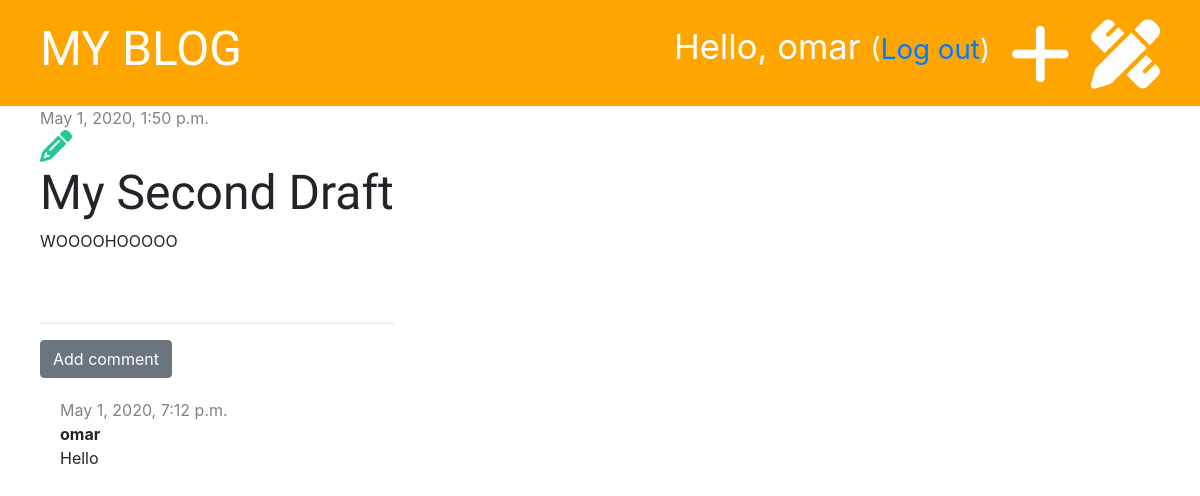
/post/6/ (signed in), run on the app's committed database.
### bolg/models.py (models this page shows, shortened)
class Post(models.Model):
    author =  models.ForeignKey('auth.User', on_delete=models.CASCADE)
    title = models.CharField(max_length=200)
    text = models.TextField()
    created_date = models.DateTimeField(default=timezone.now)
    published_date = models.DateTimeField(blank=True, null=True)

class Comment(models.Model):
    post = models.ForeignKey('bolg.Post', on_delete=models.CASCADE, related_name='comments')
    author = models.CharField(max_length=200)
    created_date = models.DateTimeField(default=timezone.now())
    text = models.TextField()

### bolg/views.py (the view)
# urls.py: path('post/<int:pk>/', views.post_detail, name='post_detail'),
def post_detail(request, pk):
    post = get_object_or_404(Post, pk=pk)
    stuff_for_frontend = {'post':post}
    return render(request, 'bolg/post_detail.html', stuff_for_frontend)

### bolg/templates/bolg/post_detail.html (shortened to what this page needs)
{% extends 'bolg/base.html' %}
{% block content %}
    <div class="post">
        {% if post.published_date %}
            <div class="date">
                {{ post.published_date }}
            </div>
        {% else %}
            <a href="{% url 'post_publish' pk=post.pk %}" class="btn btn-primary">Publish</a>
        {% endif %}
        {% if user.is_authenticated %}
            <a href="{% url 'post_edit' pk=post.pk %}"><i class="fas fa-pencil-alt fa-2x" style="color: #20c997;"></i></a>
        {% endif %}
        <h1>{{ post.title }}</h1>
        <p>{{ post.text|linebreaksbr }}</p>
    </div>
    <hr>
    <a href="{% url 'add_comment_to_post' pk=post.pk %}" class="btn btn-secondary">Add comment</a>
    {% for comment in post.comments.all %}
        <div class="comment">
            <div class="date">
                {{ comment.created_date }}
            </div>
            <strong>{{ comment.author }}</strong>
            <p>{{ comment.text }}</p>
        </div>
    {% empty %}
        <p>No comments yet...</p>
    {% endfor %}
{% endblock %}

### bolg/templates/bolg/base.html (shortened to what this page needs)
{% load static %}
<!DOCTYPE html>
<html lang="en">
<head>
    <link rel="stylesheet" href="https://maxcdn.bootstrapcdn.com/bootstrap/4.0.0/css/bootstrap.min.css">
    <link rel="stylesheet" href="{% static 'css/bolg.css' %}" type="text/css">
<body>
<div class="page-header">
    {% if user.is_authenticated %}
        <a href="{% url 'post_draft_list' %}" class="top-menu"><i class="fas fa-pencil-ruler fa-2x"></i></a>
        <a href="{% url 'post_new' %}" class="top-menu"><i class="fas fa-plus fa-2x"></i></a>
        <p class="top-menu">Hello, {{ user.username }} <small>(<a href="{% url 'logout' %}">Log out</a>)</small></p>
        {% else %}
        <a href="{% url 'login' %}" class="top-menu"><i class="fas fa-sign-in-alt fa-2x"></i></a>
    {% endif %}
    <h1><a href="{% url 'post_list' %}">MY BLOG</a></h1>
</div>
<div class="content container">
    <div class="row">
        <div style="flex-direction: colomn;">
            {% block content %}
            {% endblock %}
        </div>
    </div>
</div>
</body>
</html>

### bolg/static/css/bolg.css (style rules this page uses)
.page-header { background-color: orange; padding: 20px 20px 20px 40px; margin-top: 0; }
.page-header h1, .page-header h1 a { color: #ffffff; font-size: 36pt; text-decoration-line: none; }
.content { margin-left: 40px; }
h1, h2, h3, h4 { font-family: 'Tangerine', 'Inconsolata', 'Droid Sans', serif; font-size: 48px; }
.date { color: #828282; }
.post { margin-bottom: 70px; }
.page-header .top-menu { color: #ffffff; float: right; font-size: 26pt; margin-right: 20px; }
.comment { margin: 20px 0px 20px 20px; }

### data on the page
Post: published_date "May 1, 2020, 1:50 p.m.", title "My Second Draft", text "WOOOOHOOOOO"
Comment: created_date "May 1, 2020, 7:12 p.m.", author "omar", text "Hello"

### other printed values
{{ user.username }} "omar"
